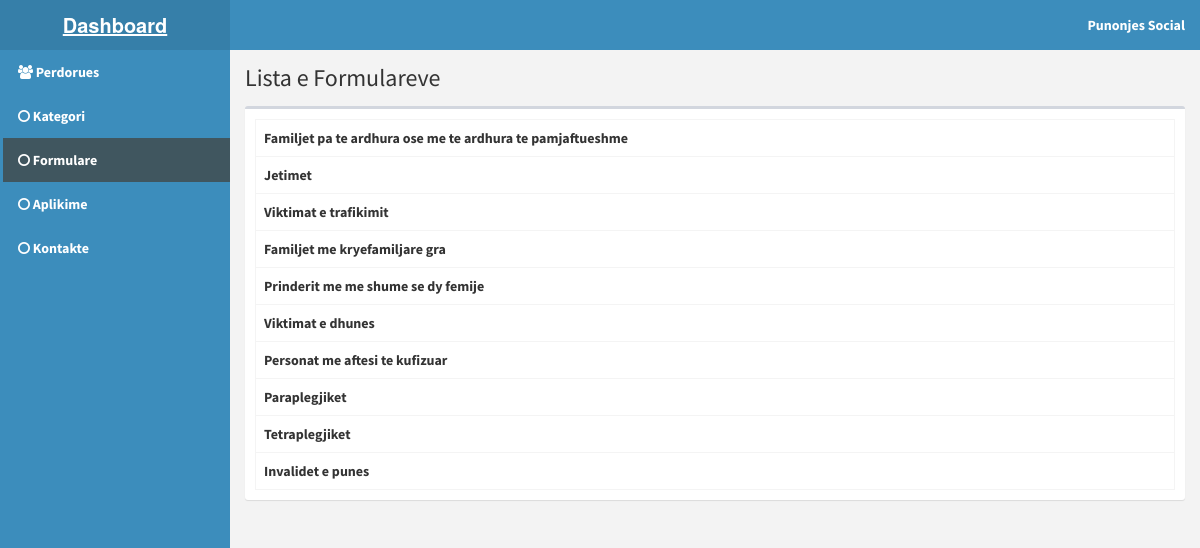
The page /punonjes/products.php (signed in) on the database its author committed.
### tables this page shows
CREATE TABLE `users` (
  `id` int(11) NOT NULL,
  `email` varchar(200) NOT NULL,
  `password` varchar(60) NOT NULL,
  `type` int(1) NOT NULL,
  `firstname` varchar(50) NOT NULL,
  `lastname` varchar(50) NOT NULL,
  `address` text NOT NULL,
  `contact_info` varchar(100) NOT NULL,
  `photo` varchar(200) NOT NULL,
  `status` int(1) NOT NULL,
  `activate_code` varchar(15) NOT NULL,
  `reset_code` varchar(15) NOT NULL,
  `created_on` date NOT NULL
);

CREATE TABLE `products` (
  `id` int(11) NOT NULL,
  `category_id` int(11) NOT NULL,
  `name` text NOT NULL,
  `slug` varchar(200) NOT NULL,
  `date_view` date NOT NULL
);

### punonjes/includes/session.php (called while the page is built, shortened)
<?php
	include '../includes/conn.php';
	$conn = $pdo->open();
	$stmt = $conn->prepare("SELECT * FROM users WHERE id=:id");
	$stmt->execute(['id'=>$_SESSION['punonjes']]);
	$admin = $stmt->fetch();
?>

### punonjes/products.php (the view, shortened to what this page needs)
<?php include 'includes/session.php'; ?>
<?php
  $where = '';
?>
<?php include 'includes/header.php'; ?>
<body class="hold-transition skin-blue sidebar-mini">
<div class="wrapper">
  <?php include 'includes/navbar.php'; ?>
  <?php include 'includes/menubar.php'; ?>
  <div class="content-wrapper">
    <section class="content-header">
      <h1>
        Lista e Formulareve
      </h1>
    </section>
    <section class="content">
      <div class="row">
        <div class="col-xs-12">
          <div class="box">
            <div class="box-body">
              <table id="example1" class="table table-bordered">
                <tbody>
                  <?php
                    $conn = $pdo->open();
                    try{
                      $stmt = $conn->prepare("SELECT * FROM products $where");
                      $stmt->execute();
                      foreach($stmt as $row){
                        echo "
                          <tr>
                            <td>".$row['name']."</td>
                          </tr>
                        ";
                      }
                    }
                    catch(PDOException $e){
                      echo $e->getMessage();
                    }
                  ?>
                </tbody>
              </table>
            </div>
          </div>
        </div>
      </div>
    </section>
  </div>
</div>
</body>
</html>

### punonjes/includes/header.php (shortened to what this page needs)
<!DOCTYPE html>
<html>
<head>
    <link rel="stylesheet" href="https://maxcdn.bootstrapcdn.com/bootstrap/3.3.7/css/bootstrap.min.css">
    <link rel="stylesheet" href="https://cdnjs.cloudflare.com/ajax/libs/font-awesome/4.7.0/css/font-awesome.min.css">
    <link rel="stylesheet" href="../css/style.css">
</head>

### punonjes/includes/navbar.php (shortened to what this page needs)
<header class="main-header">
  <a href="home.php" class="logo">
    <span class="logo-lg"><b>Dashboard</span>
  </a>
  <nav class="navbar navbar-static-top">
    <div class="navbar-custom-menu">
      <ul class="nav navbar-nav">
        <li class="dropdown user user-menu">
          <a href="#" class="dropdown-toggle" data-toggle="dropdown">
            <span class="hidden-xs"><?php echo $admin['firstname'].' '.$admin['lastname']; ?></span>
          </a>
        </li>
      </ul>
    </div>
  </nav>
</header>

### punonjes/includes/menubar.php
<aside class="main-sidebar">
  <section class="sidebar">
    <ul class="sidebar-menu" data-widget="tree">
      <li><a href="users.php"><i class="fa fa-users"></i> <span>Perdorues</span></a></li>
      <li><a href="category.php"><i class="fa fa-circle-o"></i> <span>Kategori</span></a></li>
      <li><a href="products.php"><i class="fa fa-circle-o"></i> <span>Formulare</span></a></li>
      <li><a href="formular.php"><i class="fa fa-circle-o"></i> <span>Aplikime</span></a></li>
      <li><a href="contact.php"><i class="fa fa-circle-o"></i> <span>Kontakte</span></a></li>
    </ul>
  </section>
</aside>

### rows shown on the page
users: firstname "Punonjes", lastname "Social"
products: name "Familjet pa te ardhura ose me te ardhura te pamjaftueshme"
products: name "Jetimet"
products: name "Viktimat e trafikimit"
products: name "Familjet me kryefamiljare gra"
products: name "Prinderit me me shume se dy femije"
products: name "Viktimat e dhunes"
products: name "Personat me aftesi te kufizuar"
products: name "Paraplegjiket"
products: name "Tetraplegjiket"
products: name "Invalidet e punes"
